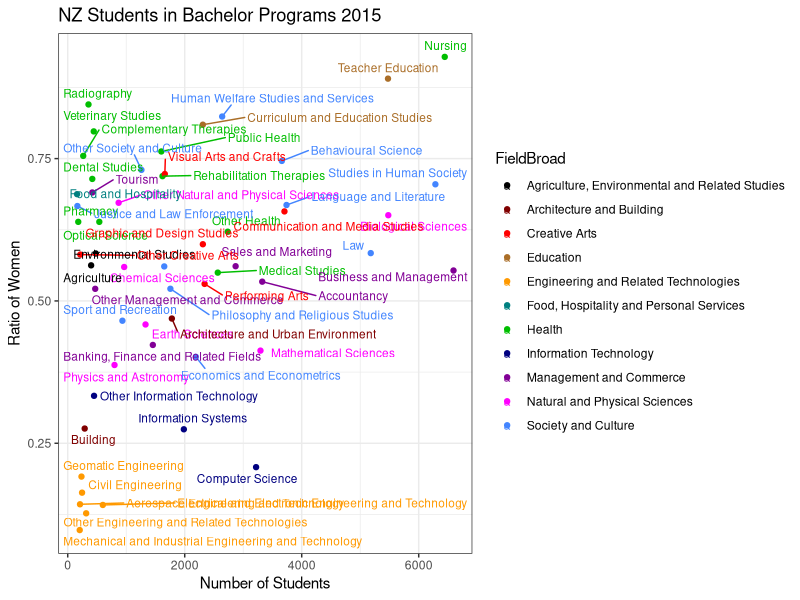

Write the R code that produced this figure.

enrolment = read.csv("enrolment.csv", header=TRUE) 

library(ggplot2)
library(ggrepel)

enrolment$newratio <- enrolment$Females / enrolment$Total
newenrolment <- subset(enrolment,Total>100)

mycolors <- c("#000000","#800000","#FF0000","#AA6E28","#FF9900","#008080","#00BE00","#000080","#820096","#FF00FF","#4385FF")

ggplot(newenrolment, aes(y = newratio, x = Total,color=FieldBroad)) + scale_color_manual(values=mycolors) + geom_point() + geom_text_repel(aes(label=FieldNarrow),size=3) + xlab("Number of Students") + ylab("Ratio of Women") +  ggtitle("NZ Students in Bachelor Programs 2015") +theme_bw() 
